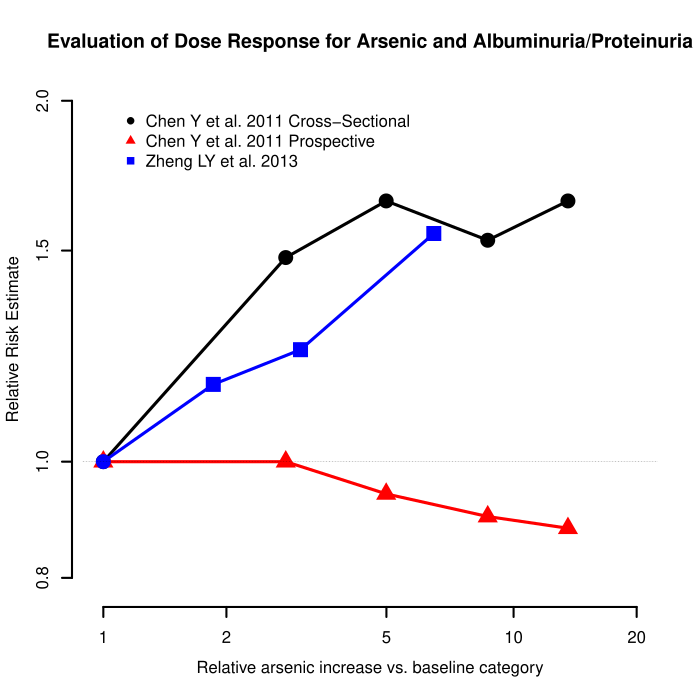

Write the R code that produced this figure.
#arsenic and hypertension data for review!
arhyp<-read.csv("C:/Users/lzheng/Documents/arsenic ckd systematic review/Dose Response Table.csv", na=".")
save(arhyp,file="arhyp.rda") 

#Dose response plot for albuminuria!

#set working directory for systematic review folders
setwd("C:/Users/lzheng/Documents/arsenic ckd systematic review")
getwd()

#read in data
albuminuria<-read.csv("C:/Users/lzheng/Documents/arsenic ckd systematic review/test-albuminuria.csv", na=".")
# saves as an R object, use extension .rda
save(albuminuria,file="albuminuria.rda") 
names(albuminuria)

#load from pre-saved data
load("C:/Users/lzheng/Documents/arsenic ckd systematic review/albuminuria.rda")

######################################################################################################################
#start plotting!

plot(albuminuria$x,log(albuminuria$OR),xlim=c(0,1.30),ylim=c(log(0.8),log(2)),type="n",xlab="Relative arsenic increase vs. baseline category",ylab="Relative Risk Estimate",axes=F)

#Chen Y 2011, part 1, cross sectional
points(albuminuria$x[c(1)],log(albuminuria$OR[c(1)]),pch=16,col=1,cex=2)
points(albuminuria$x[c(2,3,4,5)],log(albuminuria$OR[c(2,3,4,5)]),pch=16,col=1,cex=2)
segments(albuminuria$x[c(1)],log(albuminuria$OR[c(1)]),albuminuria$x[c(2)],log(albuminuria$OR[c(2)]),lty=1,lwd=3,col=1)
segments(albuminuria$x[c(2)],log(albuminuria$OR[c(2)]),albuminuria$x[c(3)],log(albuminuria$OR[c(3)]),lty=1,lwd=3,col=1)
segments(albuminuria$x[c(3)],log(albuminuria$OR[c(3)]),albuminuria$x[c(4)],log(albuminuria$OR[c(4)]),lty=1,lwd=3,col=1)
segments(albuminuria$x[c(4)],log(albuminuria$OR[c(4)]),albuminuria$x[c(5)],log(albuminuria$OR[c(5)]),lty=1,lwd=3,col=1)

# Chen Y 2011, part 2, prospective 
points(albuminuria$x[c(6)],log(albuminuria$OR[c(6)]),pch=17,col=2,cex=2)
points(albuminuria$x[c(7,8,9,10)],log(albuminuria$OR[c(7,8,9,10)]),pch=17,col=2,cex=2)
segments(albuminuria$x[c(6)],log(albuminuria$OR[c(6)]),albuminuria$x[c(7)],log(albuminuria$OR[c(7)]),lty=1,lwd=3,col=2)
segments(albuminuria$x[c(7)],log(albuminuria$OR[c(7)]),albuminuria$x[c(8)],log(albuminuria$OR[c(8)]),lty=1,lwd=3,col=2)
segments(albuminuria$x[c(8)],log(albuminuria$OR[c(8)]),albuminuria$x[c(9)],log(albuminuria$OR[c(9)]),lty=1,lwd=3,col=2)
segments(albuminuria$x[c(9)],log(albuminuria$OR[c(9)]),albuminuria$x[c(10)],log(albuminuria$OR[c(10)]),lty=1,lwd=3,col=2)

#Zheng LY 2013
points(albuminuria$x[c(11)],log(albuminuria$OR[c(11)]),pch=16,col=4,cex=2)
points(albuminuria$x[c(12,13,14)],log(albuminuria$OR[c(12,13,14)]),pch=15,col=4,cex=2)
segments(albuminuria$x[c(11)],log(albuminuria$OR[c(11)]),albuminuria$x[c(12)],log(albuminuria$OR[c(12)]),lty=1,lwd=3,col=4)
segments(albuminuria$x[c(12)],log(albuminuria$OR[c(12)]),albuminuria$x[c(13)],log(albuminuria$OR[c(13)]),lty=1,lwd=3,col=4)
segments(albuminuria$x[c(13)],log(albuminuria$OR[c(13)]),albuminuria$x[c(14)],log(albuminuria$OR[c(14)]),lty=1,lwd=3,col=4)

axis(1,at=c(0,0.3, 0.69, 1,1.30),label=c("1","2","5","10","20"),cex=0.9,lty=1,lwd=2,line=0.5)
axis(2,at=c(log(0.8),log(1), log(1.5), log(2)),label=c("0.8","1.0","1.5", "2.0"),cex=0.9,adj=1,lty=1,lwd=2,line=0.5)
abline(h=0,lty=4,lwd=0.25)

title(main="Evaluation of Dose Response for Arsenic and Albuminuria/Proteinuria")     # add a title
legend(locator(1),legend=c("Chen Y et al. 2011 Cross-Sectional","Chen Y et al. 2011 Prospective","Zheng LY et al. 2013"),pch=c(16,17,15),col=c(1,2,4),bty="n")
#legend placed with mouse click in Regular R, not RStudio.
